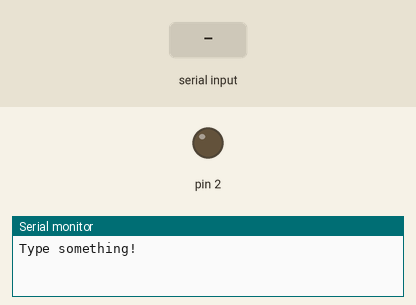
This sketch was run on a simulated Arduino Uno, built with avr-gcc and run on an emulated ATmega328P. Parts: output pins drawn as LEDs (lit = HIGH), the last lines printed to the serial monitor. Inputs (shaded band) come from the test bench.

Above: at 3.2 s.
3.3 s: "1." received over the second serial link
At 4.0 s:
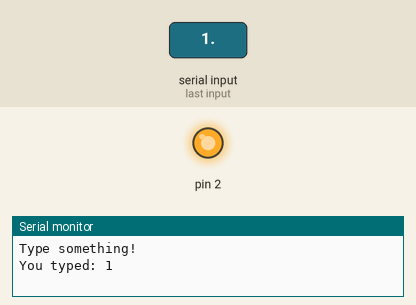
Timing chart, 0 to 6.3 s (numbered marks = the images above; inputs shaded):
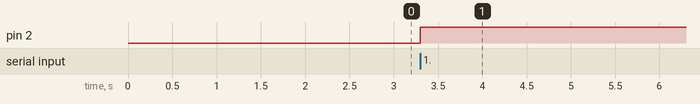

The sketch:

sketch_mar06a.ino
```cpp
#include <SoftwareSerial.h>// import the serial library

SoftwareSerial mySerial(10,11); // RX, TX

void setup() {
    Serial.begin(9600);
    delay(2000);

    Serial.println("Type something!");
    pinMode(2,OUTPUT);
}

void loop() {
    if(mySerial.available()){

                  String  button=mySerial.readStringUntil('.');
        if(button=="1")
        digitalWrite(2,HIGH);
        Serial.print("You typed: " );
        Serial.println(button);
    }
}
```

Measured:
- after the input at 3.3 s, pin 2: LOW → HIGH at once
